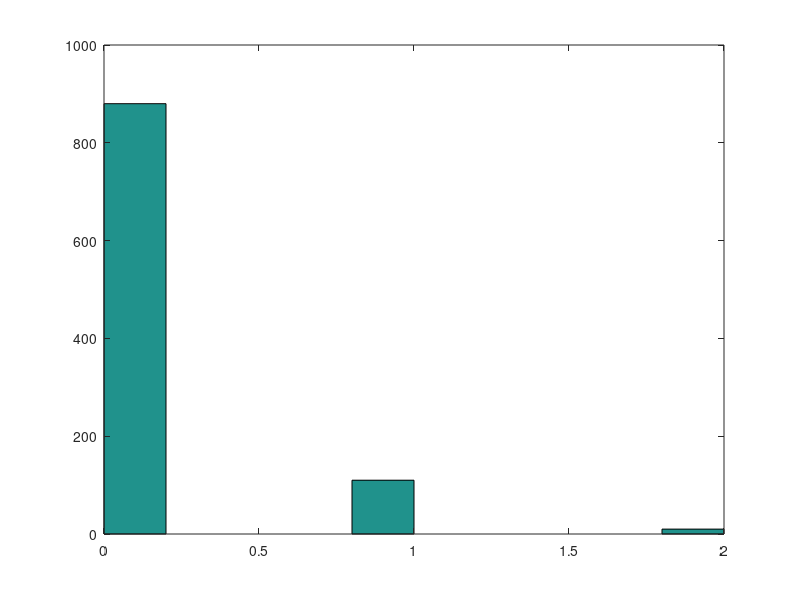
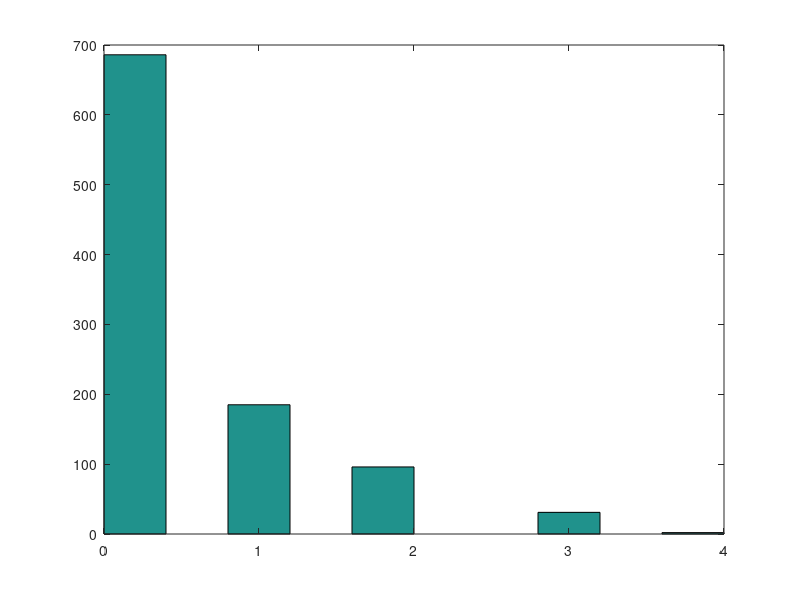
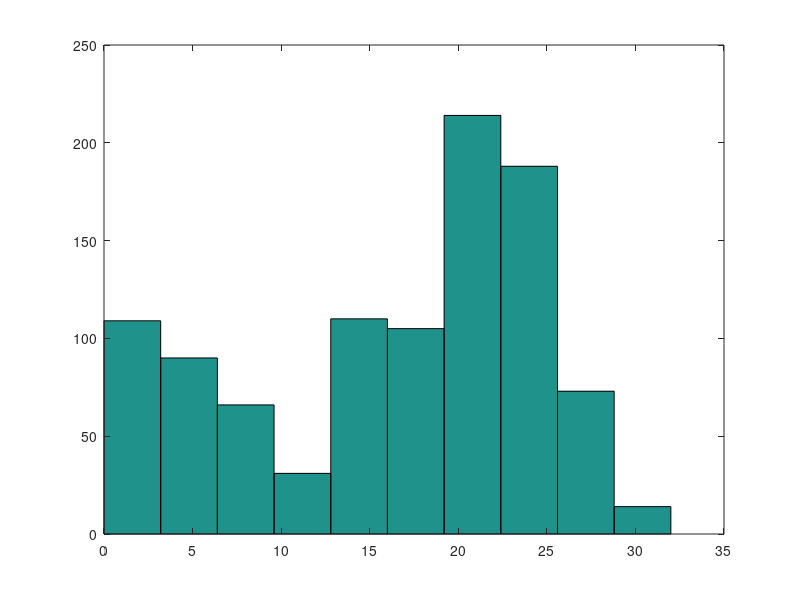

The MATLAB script that drew these images, in order:
%Each time unit a data multiplexer receives a packet with probability a, and/or transmits a
%packet from its buffer with probability b.

clear all;

n = 100;
b = .5;
a = .5;
X = 0;

for variants = 1:3
  if variants == 1
    a = .1
  end
  if variants == 2
    a = .25
  end
  if variants == 3
    a = .5
  end
  for realizations = 1:1000
    p1 = rand;
    p2 = rand;
    
    %prob to transmit
    if p1 < a
      if X < n
        X += 1;
      end
    end
    %prob to receive
    if p2 < b
      if X > 0
        X -= 1;
      end
    end
    
    final_ans(realizations) = X;
  end
  figure;
  hist(final_ans);
end